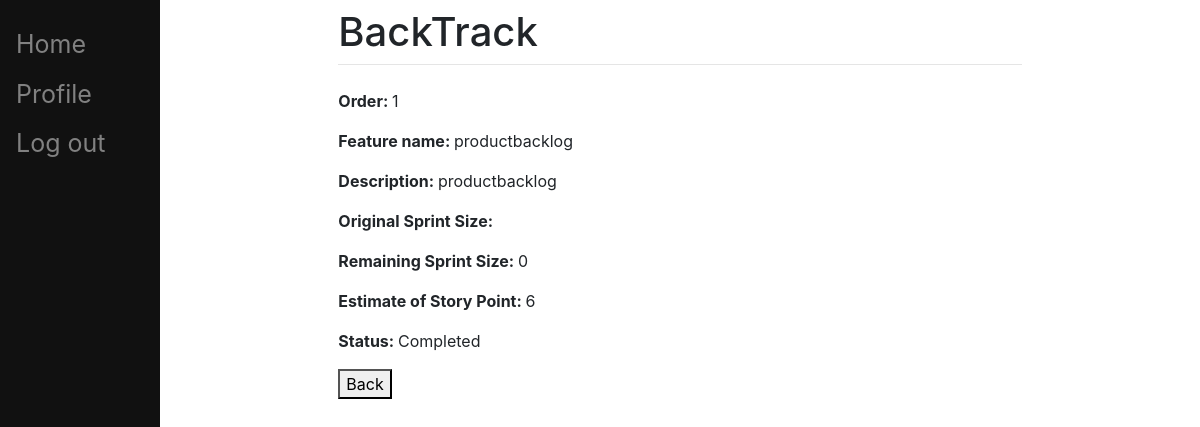
The app's page /pbi/viewPBIdetail/5/ (signed in) with its own data.
### pbi/models.py (models this page shows, shortened)
class Item(models.Model):
	STAT = (
		('Completed', 'Completed'),
		('In Progress', 'In Progress'),
		('Not yet started', 'Not yet started'),
		('Not finished', 'Not finished'),
	)
	order = models.PositiveIntegerField()
	name = models.CharField(max_length=200)
	description = models.CharField(max_length=200)
	remaining_sprint_size = models.PositiveIntegerField()
	estimate_of_story_point = models.PositiveIntegerField()
	cumulative_story_point = models.PositiveIntegerField(default=0, editable=False)
	status = models.CharField(choices=STAT, default='Not yet started', max_length=200)
	last_modified = models.DateTimeField(auto_now=True, auto_now_add=False, blank=True)
	create_at = models.DateTimeField(blank=True, default=timezone.now, editable=False)
	project = models.ForeignKey(Project, on_delete=models.CASCADE, null=True)
	sprint = models.ForeignKey(Sprint, on_delete=models.SET_NULL, blank=True, null=True)
	added = models.BooleanField(default=False, editable=False)

### pbi/views.py (the view)
class PbiDetailView(LoginRequiredMixin, TemplateView):
    login_url = '/pbi/login/'
    redirect_field_name = 'redirect_to'
    template_name = 'pbi_detail.html'
    def get_context_data(self, **kwargs):
        item = self.kwargs['item']
        context = super().get_context_data(**kwargs)
        context['item'] = Item.objects.get(pk=item)
        return context

### templates/pbi_detail.html (shortened to what this page needs)
{% extends "main/base.html" %}
{% block content %}
<p><b>Order: </b>{{ item.order }}</p>
<p><b>Feature name: </b>{{ item.name }}</p>
<p><b>Description: </b>{{ item.description }}</p>
<p><b>Original Sprint Size: </b>{{ item.original_sprint_size }}</p>
<p><b>Remaining Sprint Size: </b>{{ item.remaining_sprint_size }}</p>
<p><b>Estimate of Story Point: </b>{{ item.estimate_of_story_point }}</p>
<p><b>Status: </b>{{ item.status }}</p>
<button onclick="window.location.href = 'http://localhost:8000/pbi/viewProductbacklog/{{item.project.pk}}';" value="Back" type="reset">Back</button>
{% endblock %}

### records on screen
Item: order "1", name "productbacklog", description "productbacklog", remaining_sprint_size "0", estimate_of_story_point "6", status "Completed"
